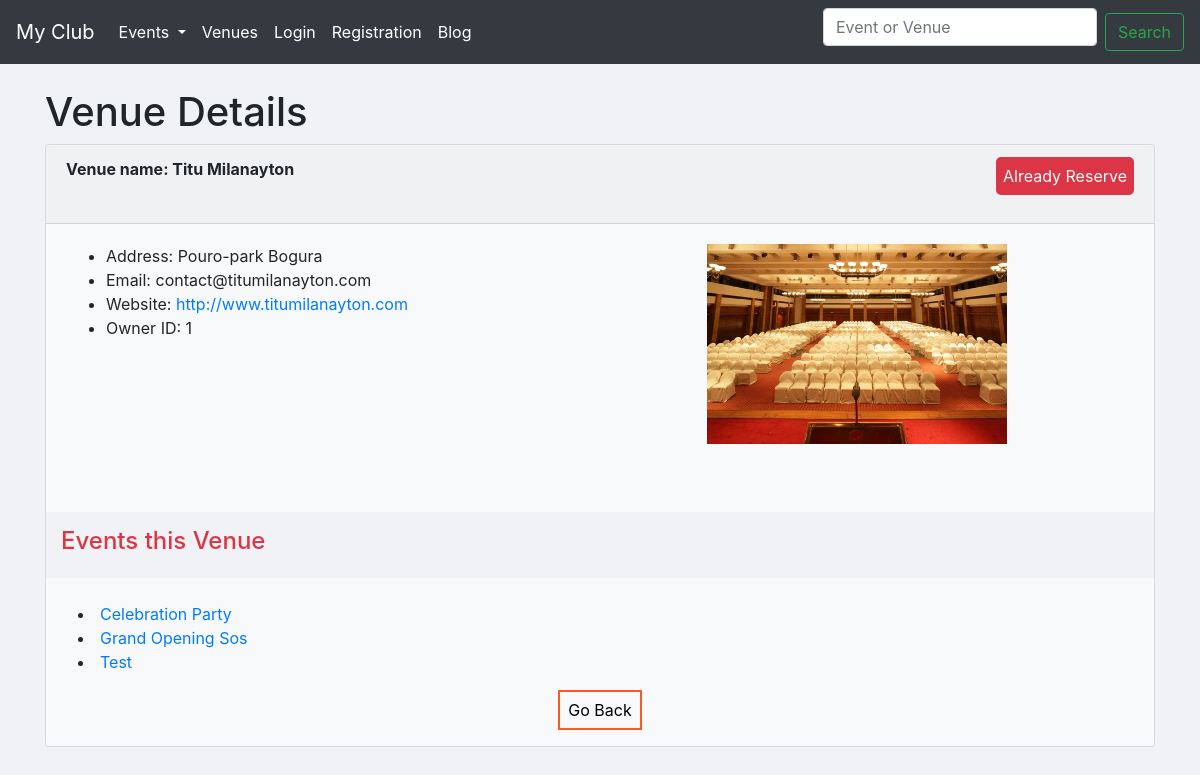
/show-venue/venuid?1/, run on the app's committed database.
### events/models.py (models this page shows, shortened)
class Venue(models.Model):
	name = models.CharField(verbose_name='Venue name', max_length=120)
	address = models.CharField(max_length=300)
	zip_code = models.CharField('Zip Code',max_length=10,blank=True)
	phone = models.CharField('Contact phone',max_length=15,blank=True)
	web = models.URLField('Website address', blank=True)
	email = models.EmailField('Email address',blank=True)
	owner = models.PositiveIntegerField(verbose_name='Venue Owner', blank=False, default=1)
	book = models.BooleanField(default=False, blank=True)
	images = models.ImageField(upload_to='venue/images/',verbose_name='Upload Image')

class Event(models.Model):
	name = models.CharField('Event name', max_length=120)
	event_date = models.DateTimeField('Event date')
	venue = models.ForeignKey(Venue, null=True, on_delete=models.CASCADE) # Many to One Relation
	manager = models.ForeignKey(User, blank=True,on_delete=models.CASCADE) # Many to one Relation
	description = models.TextField(blank=True)
	attendees = models.ManyToManyField(MyClubUser,blank=True) # Many to Many Relation
	approved = models.BooleanField("Approved", default=False)
	def __str__(self):
		return self.name

### events/views.py (the view)
# urls.py: path('show-venue/venuid?<venue_id>/', views.show_venue, name='show-venue'),
def show_venue(request, venue_id):
	try:
		venue = Venue.objects.get(pk=venue_id)
		venue_owner = Venue.objects.get(pk=venue.owner)
		events = venue.event_set.all()
	except Venue.DoesNotExist:
		return HttpResponse('Exception: Data Not Found')
	return render(request, 'events/show_venue.html', {'venue':venue,'venue_owner':venue_owner,'events':events})

### events/templates/events/show_venue.html (shortened to what this page needs)
{% extends 'events/base.html' %}
    {% block content %}
      <h1>Venue Details</h1>
          <div class="card bg-light mb-3">
            <div class="card-header"><b>Venue name: {{venue.name | title}}</b>
              {% if venue.book == 1 %}
              <p class="float-right disabled" style="color:white;padding: 7px;background-color: #dc3545; border-radius: 5px;">Already Reserve</p>
              {% else %}
              <a class="btn btn-primary float-right text-light" >Reserve Now</a>
              {% endif %}
            </div>
              <div class="card-body">
                <div class="row">
                  <div class="col-7">
                    <ul>
                  {% if venue.address %}
                  <li>Address: {{venue.address}}</li>
                  {% endif %}
                  {% if venue.email %}
                  <li>Email: {{venue.email}}</li>
                  {% endif %}
                  {% if venue.web %}
                  <li>Website: <a href="{{venue.web}}" target="_blank">{{venue.web}}</a></li>
                  {% endif %}
                  {% if venue.owner %}
                  <li>Owner ID: {{venue.owner}}</li>
                  {% endif %}
                </ul>
                  </div>
                  <div class="col-5">
                    {% if venue.images %}
                  <img src="{{venue.images.url}}" target="_blank" width="300">
                  {% endif %}
                  </div>
                </div>
              </div>
              <br><br>
              <div style="padding:15px;background-color: #f0f2f5;">
                  <h4 class="text-danger">Events this Venue</h4>
              </div><br>
              <div class="">
                {% for event in events %}
                      <li style="padding-left:2rem;"><a href="{% url 'show-event' event.id %}">{{event|title}}</a></li>
                    {% endfor %}
              </div>
              <br>
              <div class="text-center">
                <a id="back" style="padding:8px;text-decoration: none;color: black;border: 2px solid #ff5722;" href="{% url 'list-venue' %}">Go Back</a><br><br>
              </div>
          </div>
    {% endblock content %}

### data on the page
Venue: name "Titu Milanayton", address "Pouro-park Bogura", email "contact@titumilanayton.com", web "http://www.titumilanayton.com", owner "1", images (picture)
Event: name "Celebration Party"
Event: name "Grand Opening Sos"
Event: name "Test"
